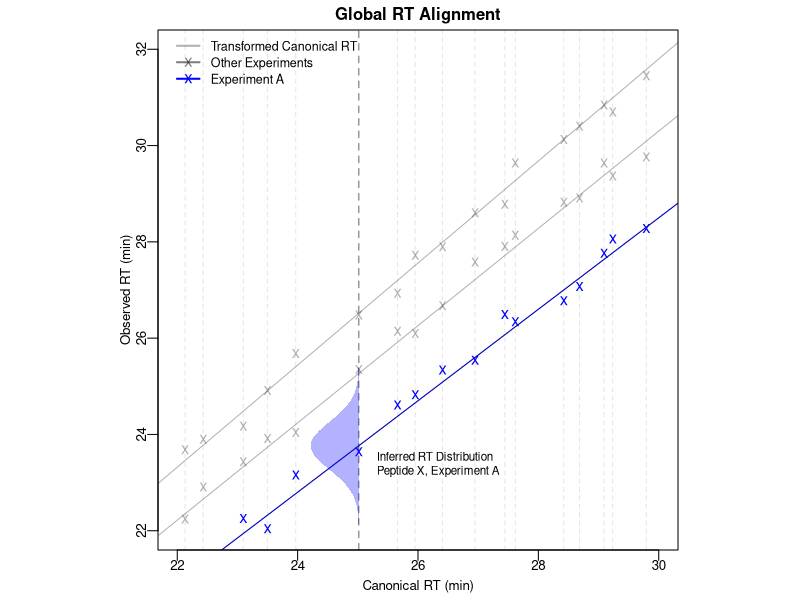

This chart was generated by the following R code:
pdf(file='manuscript/Figs/Fig_1B_v1.pdf', width=3, height=3)
par(mgp=c(1.2, 0.5, 0),
    mar=c(2.5,2,1.5,0.2),
    pin=c(2, 2),
    cex.lab=0.8, cex.axis=0.8, cex.main=1,
    xaxs='r', yaxs='r',
    pty='s')

set.seed(15)

exps <- c(1.06, 1.01, 0.95)

#mus <- runif(20, min=20,max=30)
mus <- c(20.30265, 20.63603, 20.92263, 22.13038, 22.43004, 23.09638, 23.49773,
         23.96849, 25.01534, 25.65994, 25.95323, 26.40581, 26.94700, 27.44276,
         27.61737, 28.42095, 28.68403, 29.08916, 29.23397, 29.79338)
points_per_exp <- 1
musx <- rep(rep(mus, each=points_per_exp),length(exps))
rts <- musx * rep(exps, each=points_per_exp*length(mus))
error <- rnorm(length(rts), 0, 0.25)
rts <- rts + error
rts[49] <- rts[49] - 0.3

cols <- rep(rgb(0,0,0,0.3), length(musx))
cols[-(1:(2*length(mus)))] <- 'blue'

plot(musx, rts, pch='x', cex=1, col=cols,
     xlim=c(22,30), ylim=c(22,32),
     xaxt='n',yaxt='n',
     xlab="Canonical RT (min)", ylab="Observed RT (min)")
title("Global RT Alignment", line=0.5)

#abline(a=0, b=1, col='black')
abline(a=0, b=exps[3], col='blue')
for(exp in exps) {
  abline(a=0, b=exp, col=rgb(0,0,0,0.3))
}
# lines for mus
abline(v=mus[-9], col=rgb(0,0,0,0.1), lty=2)


# highlight one of the peptides
#rect(xleft=mus[9]-0.4, xright=mus[9]+0.4, ybottom=rts[49]-1, ytop=rts[9]+1,
#     lty=1, lwd=1)
abline(v=mus[9], col=rgb(0,0,0,0.4), lty=2, lwd=1.5)
#text(x=9, y=0, labels="Peptide", cex=0.8, adj=c(0,0))
#text(x=mus, y=rep(0,3), labels=c('I', 'J', 'K'), cex=0.8, font=2, adj=c(0.5, 0))
#text(x=mus[13]+0.6, y=23.8, labels=expression(i), cex=0.8, adj=c(0,0.5))
text(x=mus[9]+0.3, y=rts[49], labels="Inferred RT Distribution\nPeptide X, Experiment A", 
     cex=0.7, adj=c(0,1))

# draw the sideways distribution
polygon(mus[9] - (dnorm(seq(22, 26, length.out=100), mean=(mus[9] * exps[3]), sd=0.5)),
        seq(22, 26, length.out=100), 
        col=rgb(0, 0, 1, 0.3), border=NA)


axis(side=1, tck=-0.02, padj=-0.6)
axis(side=2, tck=-0.02, padj=0.2)

legend('topleft',
       c("Transformed Canonical RT", "Other Experiments", "Experiment A"), 
       pch=c(NA,'x','x'),
       col=c(rgb(0,0,0,0.3), rgb(0,0,0,0.5), "blue"), lty=c(1, 1, 1), lwd=2,
       bty='n', pt.cex=1, cex=0.75, inset=c(0.03,0), y.intersp=1.1)

dev.off()